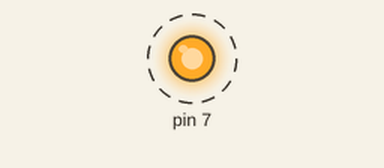
Recording of a program running on a simulated Raspberry Pi (header pin numbers). Parts: output pins drawn as LEDs (lit = HIGH). Dashed ring = blinking. At 20.0 s the program stops and its outputs stay as they are.

Above: at 0.5 s.
Timing chart, 0 to 4.6 s (numbered marks = the images above):
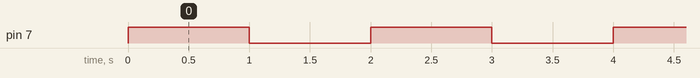

The program:

r_led_flash2.py
```python
import RPi.GPIO as GPIO#导入RPi的GPIO
from time import sleep

# 设置GPIO使用的编码格式
GPIO.setmode(GPIO.BOARD)
# 设置Board pin7 为输出模式
GPIO.setup(7,GPIO.OUT)

#循环10次
for led in range(1,11):
	#pin7 输出高
	GPIO.output(7,GPIO.HIGH)
	sleep(1)
	#pin7 输出低
	GPIO.output(7,GPIO.LOW)
	sleep(1)

#清理
GPIO.cleanup()
```

Measured:
- by itself, pin 7: alternates HIGH for 1.0 s and LOW for 1.0 s, 20 changes in all, then stays LOW
